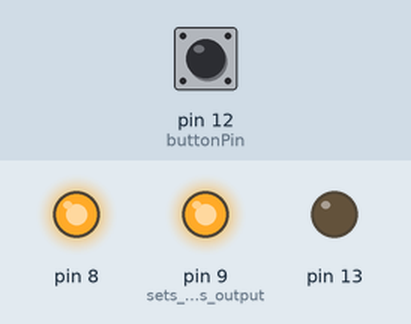
Simulated run of this sketch. Board: Arduino Uno, built with avr-gcc and run on an emulated ATmega328P. Shown: output pins drawn as LEDs (lit = HIGH). Inputs (shaded band) come from the test bench; at power-on: pin 12 (buttonPin) LOW.

Above: at 1.2 s.
1.3 s: pin 12 (buttonPin) pulled HIGH for 0.15 s
At 1.37 s:
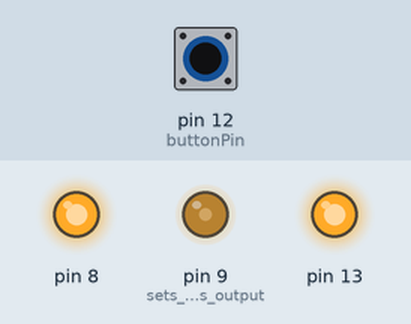
2.9 s: pin 12 (buttonPin) pulled HIGH for 3.2 s
At 6.7 s:
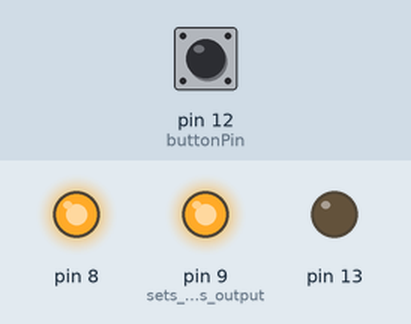
Timing chart, 0 to 8.2 s (numbered marks = the images above; inputs shaded):
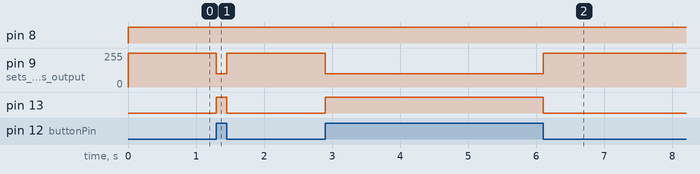

The sketch:

PWM_Button.ino
```cpp
const int buttonPin = 12;
int buttonState = 0;
int pwm_value = 0;

void setup()
{
  pinMode(13, OUTPUT);
  pinMode(buttonPin, INPUT);

  pinMode(9, OUTPUT);   // sets the pin as output
  pinMode(8, OUTPUT);
}

void loop()
{
  buttonState = digitalRead(buttonPin);
  if(buttonState == HIGH){
    pwm_value = 100;
    digitalWrite(13, HIGH);
  }
  else {
    pwm_value = 255;
    digitalWrite(13, LOW);
  }

  digitalWrite(8, HIGH);
  analogWrite(9,pwm_value);  // analogRead values go from 0 to 1023, analogWrite values from 0 to 255
}
```

Measured:
- after the input at 1.3 s, pin 9 (sets_the_pin_as_output): 255/255 → 100/255 at once, → 255/255 0.15 s later; pin 13: LOW → HIGH at once, → LOW 0.15 s later
- after the input at 2.9 s, pin 9 (sets_the_pin_as_output): 255/255 → 100/255 at once, → 255/255 3.2 s later; pin 13: LOW → HIGH at once, → LOW 3.2 s later
